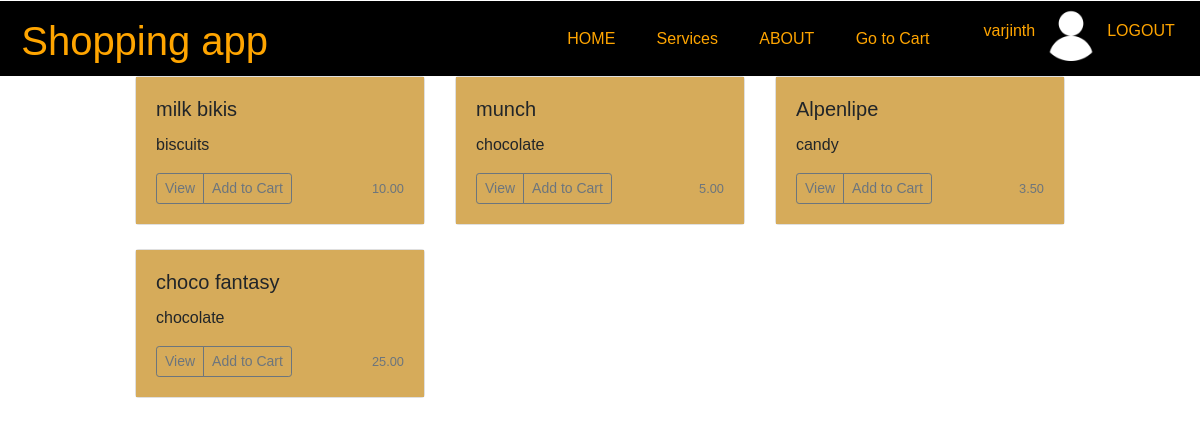
The app's page / (signed in) with its own data.
### myapps/models.py (models this page shows, shortened)
class Product(models.Model):
    s_no = models.IntegerField()
    product_name = models.CharField(max_length=200)
    price = models.DecimalField(max_digits=10, decimal_places=2)
    quantity = models.IntegerField()
    specification = models.TextField()
    description = models.TextField()
    remarks = models.TextField()

### myapps/views.py (the view)
# urls.py: 2. Add a URL to urlpatterns:  path('', views.home, name='home')
def home(request):
    products=Product.objects.all()
    context = {'products': products}
    return render(request,'myapps/home.html',context)

### myapps/templates/myapps/home.html
{% extends "myapps/base.html" %}
{% block content %}
<div class="container">
  <div class="row">
    {% for product in products %}
    <div class="col-md-4">
      <div class="card mb-4 shadow-sm">
        <div class="card-body" style="background:rgb(214, 171, 90)">
          <h5 class="card-title">{{ product.product_name }}</h5>
          <p class="card-text">{{ product.description }}</p>
          <div class="d-flex justify-content-between align-items-center">
            <div class="btn-group" >
              <a href="{% url 'Product-detail' pk=product.id %}" class="btn btn-sm btn-outline-secondary ">View</a>
              <a href="{% url 'add_to_cart' product.id %}" class="btn btn-sm btn-outline-secondary">Add to Cart</a>
            </div>
            <small class="text-muted">{{ product.price }}</small>
          </div>
        </div>
      </div>
    </div>
    {% endfor %}
  </div>
</div>
{% endblock content %}

### myapps/templates/myapps/base.html (shortened to what this page needs)
<!DOCTYPE html>
{% load static %}
<html lang="en">
   <head>
      <link rel="stylesheet" href="https://maxcdn.bootstrapcdn.com/bootstrap/4.0.0/css/bootstrap.min.css">
      <link rel="stylesheet" type="text/css" href="{% static 'myapps/style.css' %}">
      <link rel="stylesheet" href="https://use.fontawesome.com/releases/v5.14.0/css/all.css">
    </head>
    <body>
      <header>
      <div>
        <h2 class="logoname">Shopping app</h2>
      </div>
      <div class="nav_list" >
      <ul >
        <li >
           <a class="nav_link" href="{% url 'home' %}">HOME</a>
        </li>
        <li >
           <a class="nav_link" href="#">Services</a>
        </li>
        <li >
           <a class="nav_link" href="#">ABOUT</a>
        </li>
        <li >
           <a class="nav_link" href="{% url 'cart' %}">Go to Cart</a>
        </li>
      </ul>
    </div>
    {% if user.is_authenticated %}
    <div class="login_logo">
        <p><a href="">{{user.username}}</a></p>
        <p><img src="{% static 'myapps/img/userlogo.png' %}"/></p>
        <p><a href="{% url 'logout' %}">LOGOUT</a></p>
    </div>
    {% else %}
     <div class="login_logo">
      <p><a href="{% url 'login' %}">LOGIN/SIGNUP</a></p>
      <p><img src="{% static 'myapps/img/userlogo.png' %}"/></p>
      </div>
      {% endif %}
    </header>
    {% block content %}{% endblock %}
</body>
</html>

### myapps/static/myapps/style.css (style rules this page uses)
* { box-sizing:border-box; }
body { font-family: Verdana, sans-serif; margin:0 }
header { display: flex; margin-top: 1px; justify-content: space-evenly; align-items: center; height:75px; background-color: black; }
.logoname { font-size: 40px; color: orange; font-family: sans-serif; padding: 2px; width: 500px; height: 40px; }
.nav_list { width: 35%; height: 50px; }
.nav_list > ul { display: flex; justify-content: space-evenly; flex-wrap: wrap; align-items: center; padding-inline-start: 0; margin-block: 0; height: 100%; }
.nav_list > ul > li { color: #dfdfe2; margin: 0 0.2rem; padding: 0.2rem; display: block; }
.nav_link { text-decoration: none; color: orange; padding: 6px; border-radius: 10px; }
.login_logo { display: flex; top: 15px; font-family: sans-serif; justify-content: center; align-items: center; }
.login_logo > p > img { margin: auto 0; width: 60px; height: 60px; }
.login_logo > p > a { text-decoration: none; color: orange; padding: 6px; border-radius: 10px; }
body { padding:0 0; margin: 0 0; font-family: sans-serif; }
.container { max-width: 960px; }

### records on screen
Product: product_name "milk bikis", description "biscuits", price "10.00"
Product: product_name "munch", description "chocolate", price "5.00"
Product: product_name "Alpenlipe", description "candy", price "3.50"
Product: product_name "choco fantasy", description "chocolate", price "25.00"

### other values on screen
{{ user.username }} "varjinth"
